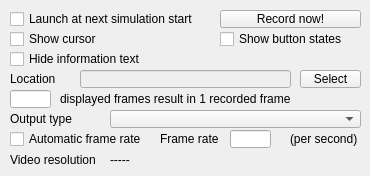
<?xml version="1.0" encoding="UTF-8"?>
<ui version="4.0">
 <class>CQDlgAviRecorder</class>
 <widget class="QDialog" name="CQDlgAviRecorder">
  <property name="geometry">
   <rect>
    <x>0</x>
    <y>0</y>
    <width>370</width>
    <height>176</height>
   </rect>
  </property>
  <property name="windowTitle">
   <string>Video Recorder</string>
  </property>
  <property name="locale">
   <locale language="English" country="UnitedStates"/>
  </property>
  <widget class="QCheckBox" name="launchAtSimulationStart">
   <property name="geometry">
    <rect>
     <x>10</x>
     <y>10</y>
     <width>211</width>
     <height>18</height>
    </rect>
   </property>
   <property name="focusPolicy">
    <enum>Qt::StrongFocus</enum>
   </property>
   <property name="text">
    <string>Launch at next simulation start</string>
   </property>
  </widget>
  <widget class="QToolButton" name="recordNow">
   <property name="geometry">
    <rect>
     <x>220</x>
     <y>10</y>
     <width>141</width>
     <height>18</height>
    </rect>
   </property>
   <property name="focusPolicy">
    <enum>Qt::StrongFocus</enum>
   </property>
   <property name="text">
    <string>Record now!</string>
   </property>
  </widget>
  <widget class="QCheckBox" name="showCursor">
   <property name="geometry">
    <rect>
     <x>10</x>
     <y>30</y>
     <width>171</width>
     <height>18</height>
    </rect>
   </property>
   <property name="focusPolicy">
    <enum>Qt::StrongFocus</enum>
   </property>
   <property name="text">
    <string>Show cursor</string>
   </property>
  </widget>
  <widget class="QCheckBox" name="showButtons">
   <property name="geometry">
    <rect>
     <x>220</x>
     <y>30</y>
     <width>141</width>
     <height>18</height>
    </rect>
   </property>
   <property name="focusPolicy">
    <enum>Qt::StrongFocus</enum>
   </property>
   <property name="text">
    <string>Show button states</string>
   </property>
  </widget>
  <widget class="QCheckBox" name="hideInfos">
   <property name="geometry">
    <rect>
     <x>10</x>
     <y>50</y>
     <width>251</width>
     <height>18</height>
    </rect>
   </property>
   <property name="focusPolicy">
    <enum>Qt::StrongFocus</enum>
   </property>
   <property name="text">
    <string>Hide information text</string>
   </property>
  </widget>
  <widget class="QLabel" name="label">
   <property name="geometry">
    <rect>
     <x>10</x>
     <y>70</y>
     <width>71</width>
     <height>18</height>
    </rect>
   </property>
   <property name="text">
    <string>Location</string>
   </property>
  </widget>
  <widget class="QLineEdit" name="fileLocation">
   <property name="enabled">
    <bool>false</bool>
   </property>
   <property name="geometry">
    <rect>
     <x>80</x>
     <y>70</y>
     <width>211</width>
     <height>18</height>
    </rect>
   </property>
  </widget>
  <widget class="QToolButton" name="selectLocation">
   <property name="geometry">
    <rect>
     <x>300</x>
     <y>70</y>
     <width>61</width>
     <height>18</height>
    </rect>
   </property>
   <property name="focusPolicy">
    <enum>Qt::StrongFocus</enum>
   </property>
   <property name="text">
    <string>Select</string>
   </property>
  </widget>
  <widget class="QLineEdit" name="displayedFramesVsRecordedFrame">
   <property name="geometry">
    <rect>
     <x>10</x>
     <y>90</y>
     <width>41</width>
     <height>18</height>
    </rect>
   </property>
  </widget>
  <widget class="QLabel" name="label_2">
   <property name="geometry">
    <rect>
     <x>60</x>
     <y>90</y>
     <width>291</width>
     <height>18</height>
    </rect>
   </property>
   <property name="text">
    <string>displayed frames result in 1 recorded frame</string>
   </property>
  </widget>
  <widget class="QLabel" name="label_3">
   <property name="geometry">
    <rect>
     <x>160</x>
     <y>130</y>
     <width>71</width>
     <height>18</height>
    </rect>
   </property>
   <property name="text">
    <string>Frame rate</string>
   </property>
  </widget>
  <widget class="QLineEdit" name="frameRate">
   <property name="geometry">
    <rect>
     <x>230</x>
     <y>130</y>
     <width>41</width>
     <height>18</height>
    </rect>
   </property>
  </widget>
  <widget class="QLabel" name="label_4">
   <property name="geometry">
    <rect>
     <x>290</x>
     <y>130</y>
     <width>71</width>
     <height>18</height>
    </rect>
   </property>
   <property name="text">
    <string>(per second)</string>
   </property>
  </widget>
  <widget class="QComboBox" name="qqOutputTypeCombo">
   <property name="geometry">
    <rect>
     <x>110</x>
     <y>110</y>
     <width>251</width>
     <height>18</height>
    </rect>
   </property>
   <property name="maxVisibleItems">
    <number>30</number>
   </property>
  </widget>
  <widget class="QLabel" name="label_5">
   <property name="geometry">
    <rect>
     <x>10</x>
     <y>110</y>
     <width>101</width>
     <height>18</height>
    </rect>
   </property>
   <property name="text">
    <string>Output type</string>
   </property>
  </widget>
  <widget class="QLabel" name="label_6">
   <property name="geometry">
    <rect>
     <x>10</x>
     <y>150</y>
     <width>101</width>
     <height>20</height>
    </rect>
   </property>
   <property name="text">
    <string>Video resolution</string>
   </property>
  </widget>
  <widget class="QLabel" name="qqResolution">
   <property name="geometry">
    <rect>
     <x>110</x>
     <y>150</y>
     <width>251</width>
     <height>20</height>
    </rect>
   </property>
   <property name="text">
    <string>-----</string>
   </property>
  </widget>
  <widget class="QCheckBox" name="autoFrameRate">
   <property name="geometry">
    <rect>
     <x>10</x>
     <y>130</y>
     <width>131</width>
     <height>18</height>
    </rect>
   </property>
   <property name="focusPolicy">
    <enum>Qt::StrongFocus</enum>
   </property>
   <property name="text">
    <string>Automatic frame rate</string>
   </property>
  </widget>
 </widget>
 <tabstops>
  <tabstop>launchAtSimulationStart</tabstop>
  <tabstop>recordNow</tabstop>
  <tabstop>showCursor</tabstop>
  <tabstop>showButtons</tabstop>
  <tabstop>hideInfos</tabstop>
  <tabstop>fileLocation</tabstop>
  <tabstop>selectLocation</tabstop>
  <tabstop>displayedFramesVsRecordedFrame</tabstop>
  <tabstop>qqOutputTypeCombo</tabstop>
  <tabstop>autoFrameRate</tabstop>
  <tabstop>frameRate</tabstop>
 </tabstops>
 <resources/>
 <connections/>
</ui>
